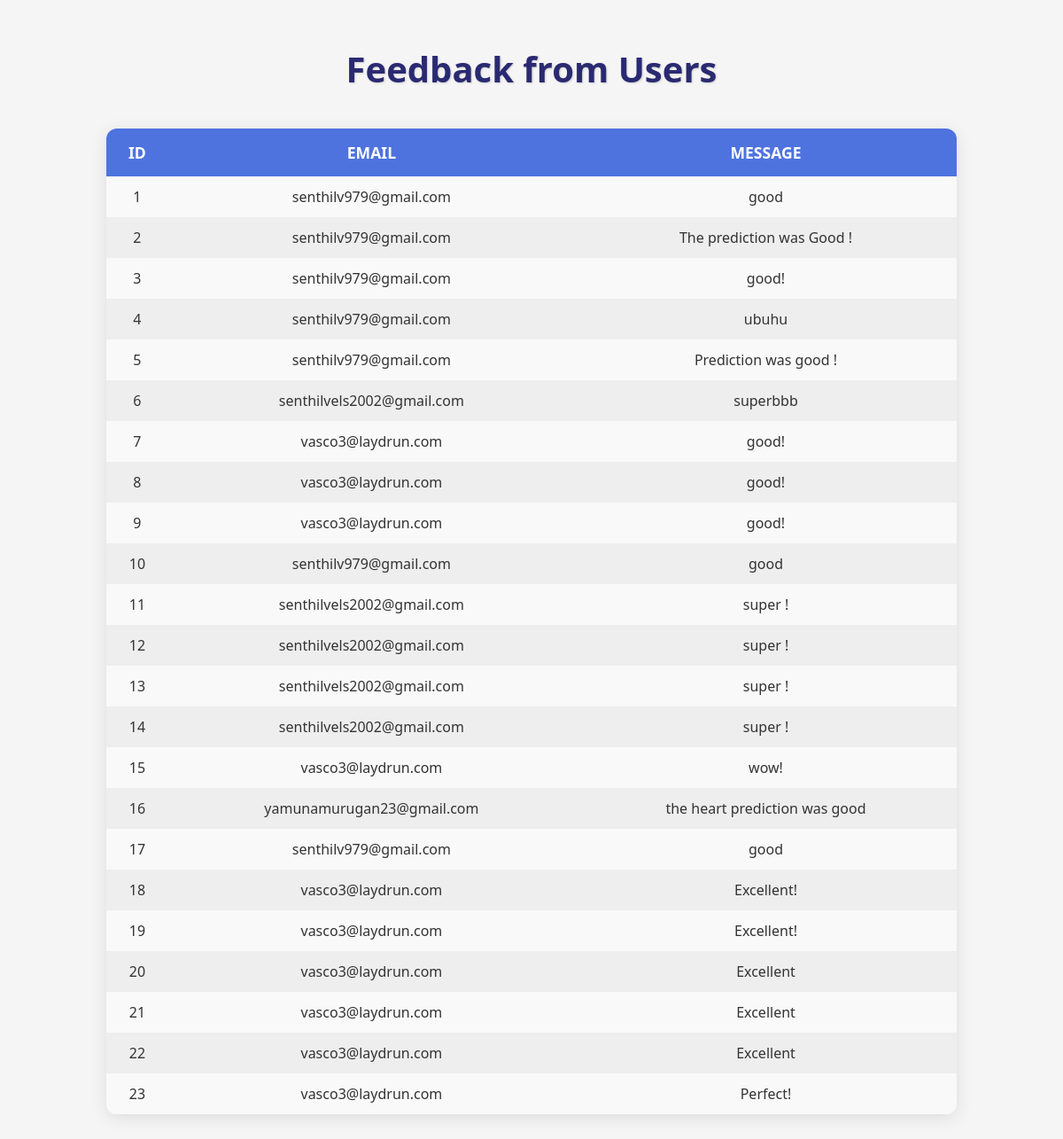
/view_feedback, run on the app's committed database.
### models.py (models this page shows, shortened)
class Feedback(db.Model):
    id = db.Column(db.Integer, primary_key=True)
    email = db.Column(db.String(120), nullable=False)  # Add this column
    message = db.Column(db.Text, nullable=False)

### app.py (the view)
@app.route('/view_feedback')
def view_feedback():
    feedback_list = Feedback.query.all()  # Replace with your actual function to fetch feedback
    return render_template('view_feedback.html', feedbacks=feedback_list)

### templates/view_feedback.html (shortened to what this page needs)
<!DOCTYPE html>
<html lang="en">
<head>
    <link rel="stylesheet" href="{{ url_for('static', filename='view_feedback.css') }}">
</head>
<body>
    <h1>Feedback from Users</h1>
    {% if feedbacks %}
        <table>
            <thead>
                <tr>
                    <th>ID</th>
                    <th>Email</th>
                    <th>Message</th>
                </tr>
            </thead>
            <tbody>
                {% for feedback in feedbacks %}
                <tr>
                    <td>{{ feedback.id }}</td>
                    <td>{{ feedback.email }}</td>
                    <td>{{ feedback.message }}</td>
                </tr>
                {% endfor %}
            </tbody>
        </table>
    {% else %}
        <p style="text-align:center;">No feedbacks found.</p>
    {% endif %}
</body>
</html>

### static/view_feedback.css (style rules this page uses)
body { margin: 0; font-family: 'Segoe UI', Tahoma, Geneva, Verdana, sans-serif; background: #f5f5f5; color: #333; }
h1 { text-align: center; font-size: 2.5rem; color: #2a2a72; margin-top: 50px; text-shadow: 1px 1px 2px #ccc; }
table { width: 80%; margin: 40px auto; border-collapse: collapse; overflow: hidden; border-radius: 12px; box-shadow: 0 4px 20px rgba(0, 0, 0, 0.1); background-color: #ffffff; }
thead { background-color: #4e73df; color: #fff; text-transform: uppercase; }
thead th { padding: 15px 10px; font-size: 1.1rem; }
tbody tr { background-color: #f9f9f9; transition: background-color 0.3s ease; }
tbody tr:nth-child(even) { background-color: #eeeeee; }
td { padding: 12px 10px; font-size: 1rem; text-align: center; }

### data on the page
Feedback: id "1", email "senthilv979@gmail.com", message "good"
Feedback: id "2", email "senthilv979@gmail.com", message "The prediction was Good !"
Feedback: id "3", email "senthilv979@gmail.com", message "good!"
Feedback: id "4", email "senthilv979@gmail.com", message "ubuhu"
Feedback: id "5", email "senthilv979@gmail.com", message "Prediction was good !"
Feedback: id "6", email "senthilvels2002@gmail.com", message "superbbb"
Feedback: id "7", email "vasco3@laydrun.com", message "good!"
Feedback: id "8", email "vasco3@laydrun.com", message "good!"
Feedback: id "9", email "vasco3@laydrun.com", message "good!"
Feedback: id "10", email "senthilv979@gmail.com", message "good"
Feedback: id "11", email "senthilvels2002@gmail.com", message "super !"
Feedback: id "12", email "senthilvels2002@gmail.com", message "super !"
Feedback: id "13", email "senthilvels2002@gmail.com", message "super !"
Feedback: id "14", email "senthilvels2002@gmail.com", message "super !"
Feedback: id "15", email "vasco3@laydrun.com", message "wow!"
Feedback: id "16", email "yamunamurugan23@gmail.com", message "the heart prediction was good"
Feedback: id "17", email "senthilv979@gmail.com", message "good"
Feedback: id "18", email "vasco3@laydrun.com", message "Excellent!"
Feedback: id "19", email "vasco3@laydrun.com", message "Excellent!"
Feedback: id "20", email "vasco3@laydrun.com", message "Excellent"
Feedback: id "21", email "vasco3@laydrun.com", message "Excellent"
Feedback: id "22", email "vasco3@laydrun.com", message "Excellent"
Feedback: id "23", email "vasco3@laydrun.com", message "Perfect!"
